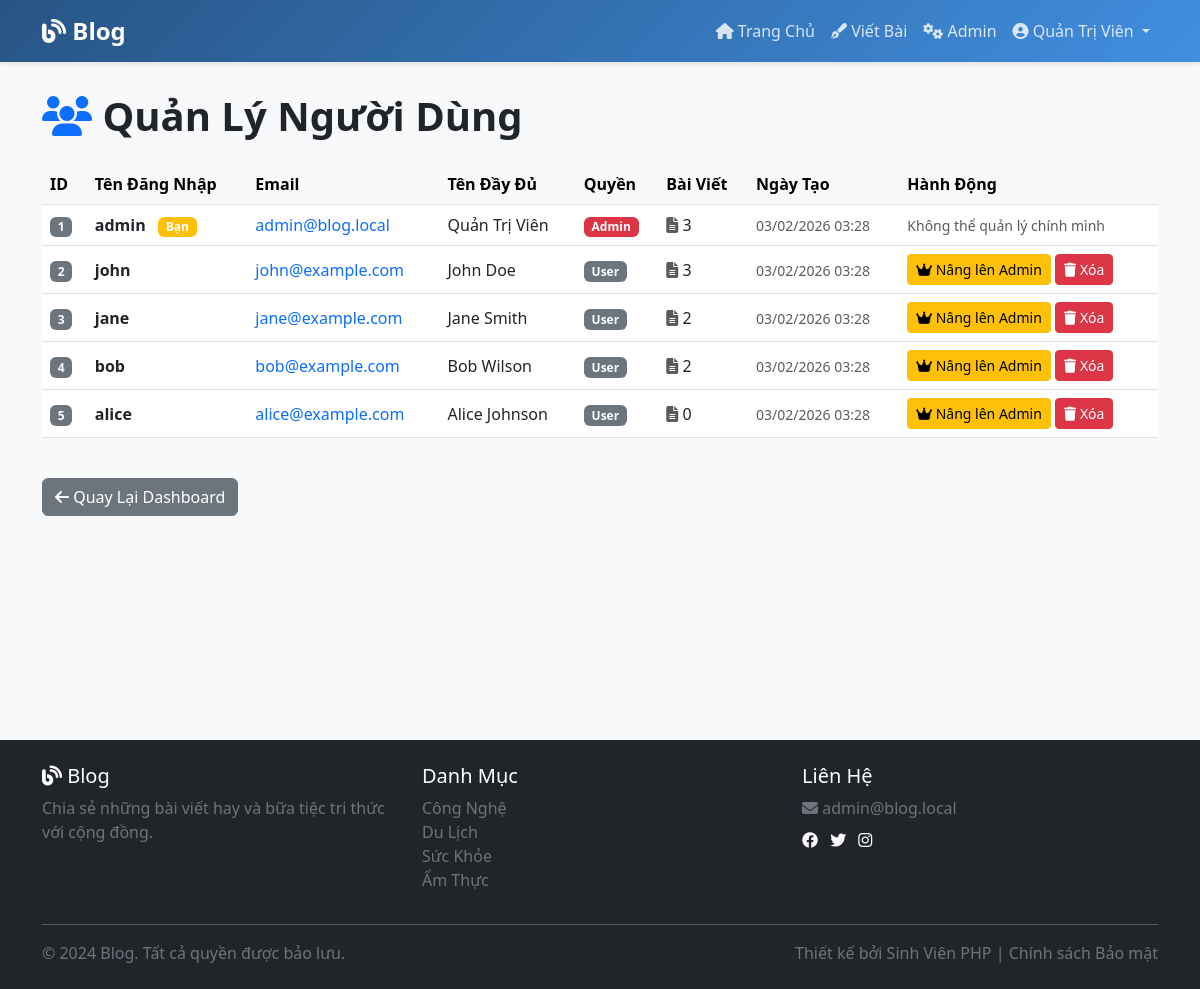
The page /admin/users.php (signed in) on the database its author committed.
### tables this page shows
CREATE TABLE users (
    id INT PRIMARY KEY AUTO_INCREMENT,
    username VARCHAR(50) UNIQUE NOT NULL,
    email VARCHAR(100) UNIQUE NOT NULL,
    password VARCHAR(255) NOT NULL,
    fullname VARCHAR(100) NOT NULL,
    role ENUM('user', 'admin') DEFAULT 'user',
    created_at TIMESTAMP DEFAULT CURRENT_TIMESTAMP,
    updated_at TIMESTAMP DEFAULT CURRENT_TIMESTAMP ON UPDATE CURRENT_TIMESTAMP
);

### includes/database.php (called while the page is built, shortened)
<?php
class Database {
    private $pdo;
    public function __construct() {
        try {
            $dsn = 'mysql:host=' . DB_HOST . ';dbname=' . DB_NAME . ';charset=utf8mb4';
            $this->pdo = new PDO($dsn, DB_USER, DB_PASS, [
                PDO::ATTR_ERRMODE => PDO::ERRMODE_EXCEPTION,
                PDO::ATTR_DEFAULT_FETCH_MODE => PDO::FETCH_ASSOC,
                PDO::ATTR_EMULATE_PREPARES => false,
            ]);
        } catch (PDOException $e) {
            die('Kết nối database thất bại: ' . $e->getMessage());
        }
    }
    public function query($sql, $params = []) {
        $stmt = $this->pdo->prepare($sql);
        $stmt->execute($params);
        return $stmt;
    }
    public function fetchAll($sql, $params = []) {
        $stmt = $this->query($sql, $params);
        return $stmt->fetchAll();
    }
    public function fetchColumn($sql, $params = []) {
        $stmt = $this->query($sql, $params);
        return $stmt->fetchColumn();
    }
}
$db = new Database();

### includes/functions.php (called while the page is built, shortened)
<?php
require_once __DIR__ . '/database.php';
function escape($text) {
    return htmlspecialchars((string)$text, ENT_QUOTES, 'UTF-8');
}
function getPaginationInfo($currentPage, $totalItems, $itemsPerPage) {
    $totalPages = ceil($totalItems / $itemsPerPage);
    $offset = ($currentPage - 1) * $itemsPerPage;
    return [
        'currentPage' => $currentPage,
        'totalPages' => $totalPages,
        'offset' => $offset,
        'limit' => $itemsPerPage,
        'totalItems' => $totalItems,
    ];
}
function formatDate($date, $format = 'd/m/Y H:i') {
    return date($format, strtotime($date));
}

### admin/users.php (the view, shortened to what this page needs)
<?php
require_once __DIR__ . '/../includes/database.php';
require_once __DIR__ . '/../includes/functions.php';
$currentPage = isset($_GET['page']) ? max(1, (int)$_GET['page']) : 1;
$totalUsers = $db->fetchColumn('SELECT COUNT(*) FROM users');
$pageInfo = getPaginationInfo($currentPage, $totalUsers, 10);
$users = $db->fetchAll(
    'SELECT u.*, (SELECT COUNT(*) FROM posts WHERE user_id = u.id) as post_count
     FROM users u
     ORDER BY u.created_at DESC
     LIMIT ? OFFSET ?',
    [$pageInfo['limit'], $pageInfo['offset']]
);
require_once __DIR__ . '/../includes/header.php';
?>
<div class="row mb-4">
    <div class="col-12">
        <h1 class="display-6 fw-bold mb-0">
            <i class="fas fa-users text-primary"></i> Quản Lý Người Dùng
        </h1>
    </div>
</div>
<?php if (empty($users)): ?>
    <div class="alert alert-info">
        <i class="fas fa-info-circle"></i> Không có người dùng nào.
    </div>
<?php else: ?>
    <div class="table-responsive">
        <table class="table table-hover align-middle">
            <thead class="table-light">
                <tr>
                    <th>ID</th>
                    <th>Tên Đăng Nhập</th>
                    <th>Email</th>
                    <th>Tên Đầy Đủ</th>
                    <th>Quyền</th>
                    <th>Bài Viết</th>
                    <th>Ngày Tạo</th>
                    <th>Hành Động</th>
                </tr>
            </thead>
            <tbody>
                <?php foreach ($users as $user): ?>
                    <tr>
                        <td>
                            <span class="badge bg-secondary"><?php echo $user['id']; ?></span>
                        </td>
                        <td>
                            <strong><?php echo escape($user['username']); ?></strong>
                            <?php if ($user['id'] == $_SESSION['user_id']): ?>
                                <span class="badge bg-warning ms-2">Bạn</span>
                            <?php endif; ?>
                        </td>
                        <td>
                            <a href="mailto:<?php echo escape($user['email']); ?>" class="text-decoration-none">
                                <?php echo escape($user['email']); ?>
                            </a>
                        </td>
                        <td>
                            <?php echo escape($user['fullname']); ?>
                        </td>
                        <td>
                            <?php if ($user['role'] === 'admin'): ?>
                                <span class="badge bg-danger">Admin</span>
                            <?php else: ?>
                                <span class="badge bg-secondary">User</span>
                            <?php endif; ?>
                        </td>
                        <td>
                            <i class="fas fa-file-alt text-muted"></i> <?php echo $user['post_count']; ?>
                        </td>
                        <td>
                            <small class="text-muted"><?php echo formatDate($user['created_at'], 'd/m/Y H:i'); ?></small>
                        </td>
                        <td>
                            <?php if ($user['id'] != $_SESSION['user_id']): ?>
                                <form method="POST" class="d-inline">
                                    <button type="submit" name="action" value="change-role" class="btn btn-sm btn-warning"
                                            onclick="if (!confirm('Thay đổi quyền?')) return false;">
                                        <i class="fas fa-crown"></i>
                                        <?php echo $user['role'] === 'admin' ? 'Hạ xuống User' : 'Nâng lên Admin'; ?>
                                    </button>
                                    <button type="submit" name="action" value="delete-user" class="btn btn-sm btn-danger"
                                            onclick="if (!confirm('Bạn chắc chắn muốn xóa?')) return false;">
                                        <i class="fas fa-trash"></i> Xóa
                                    </button>
                                </form>
                            <?php else: ?>
                                <span class="text-muted small">Không thể quản lý chính mình</span>
                            <?php endif; ?>
                        </td>
                    </tr>
                <?php endforeach; ?>
            </tbody>
        </table>
    </div>
<?php endif; ?>
<div class="mt-4">
    <a href="index.php" class="btn btn-secondary">
        <i class="fas fa-arrow-left"></i> Quay Lại Dashboard
    </a>
</div>
<?php require_once __DIR__ . '/../includes/footer.php'; ?>

### includes/header.php (style rules this page uses)
:root { --primary-color: #3a89dd; --secondary-color: #6c757d; }
body { background-color: #f8f9fa; font-family: 'Segoe UI', Tahoma, Geneva, Verdana, sans-serif; }

### rows shown on the page
users: id "1", username "admin", shows "Bạn", email "admin@blog.local", fullname "Quản Trị Viên", role "Admin", post_count "3", created_at "03/02/2026 03:28", shows "Không thể quản lý chính mình"
users: id "2", username "john", email "john@example.com", fullname "John Doe", role "User", post_count "3", created_at "03/02/2026 03:28"
users: id "3", username "jane", email "jane@example.com", fullname "Jane Smith", role "User", post_count "2", created_at "03/02/2026 03:28"
users: id "4", username "bob", email "bob@example.com", fullname "Bob Wilson", role "User", post_count "2", created_at "03/02/2026 03:28"
users: id "5", username "alice", email "alice@example.com", fullname "Alice Johnson", role "User", post_count "0", created_at "03/02/2026 03:28"

### other values the page prints
SITE_NAME "Blog"
$_SESSION['fullname'] "Quản Trị Viên"
CONTACT_EMAIL "admin@blog.local"
